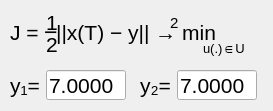
        <widget class="QWidget" name="tab_5">
         <attribute name="title">
          <string>Квадратичный</string>
         </attribute>
         <widget class="QLabel" name="label_J">
          <property name="geometry">
           <rect>
            <x>10</x>
            <y>20</y>
            <width>231</width>
            <height>25</height>
           </rect>
          </property>
          <property name="font">
           <font>
            <pointsize>16</pointsize>
           </font>
          </property>
          <property name="text">
           <string>J =   ||x(T) − y|| → min</string>
          </property>
         </widget>
         <widget class="QLabel" name="label_3">
          <property name="geometry">
           <rect>
            <x>203</x>
            <y>41</y>
            <width>42</width>
            <height>16</height>
           </rect>
          </property>
          <property name="font">
           <font>
            <pointsize>10</pointsize>
           </font>
          </property>
          <property name="text">
           <string>u(.)∈U</string>
          </property>
         </widget>
         <widget class="QLabel" name="label_5">
          <property name="geometry">
           <rect>
            <x>46</x>
            <y>10</y>
            <width>11</width>
            <height>25</height>
           </rect>
          </property>
          <property name="font">
           <font>
            <pointsize>16</pointsize>
           </font>
          </property>
          <property name="text">
           <string>1</string>
          </property>
         </widget>
         <widget class="QLabel" name="label_6">
          <property name="geometry">
           <rect>
            <x>44</x>
            <y>12</y>
            <width>23</width>
            <height>39</height>
           </rect>
          </property>
          <property name="font">
           <font>
            <pointsize>17</pointsize>
           </font>
          </property>
          <property name="text">
           <string>−</string>
          </property>
         </widget>
         <widget class="QLabel" name="label_7">
          <property name="geometry">
           <rect>
            <x>46</x>
            <y>32</y>
            <width>11</width>
            <height>25</height>
           </rect>
          </property>
          <property name="font">
           <font>
            <pointsize>16</pointsize>
           </font>
          </property>
          <property name="text">
           <string>2</string>
          </property>
         </widget>
         <widget class="QLabel" name="label_18">
          <property name="geometry">
           <rect>
            <x>170</x>
            <y>10</y>
            <width>11</width>
            <height>25</height>
           </rect>
          </property>
          <property name="font">
           <font>
            <pointsize>11</pointsize>
           </font>
          </property>
          <property name="text">
           <string>2</string>
          </property>
         </widget>
         <widget class="QWidget" name="layoutWidget">
          <property name="geometry">
           <rect>
            <x>140</x>
            <y>70</y>
            <width>124</width>
            <height>32</height>
           </rect>
          </property>
          <layout class="QFormLayout" name="formLayout_3">
           <item row="0" column="0">
            <widget class="QLabel" name="label_y2">
             <property name="font">
              <font>
               <pointsize>16</pointsize>
              </font>
             </property>
             <property name="text">
              <string>y₂=</string>
             </property>
            </widget>
           </item>
           <item row="0" column="1">
            <widget class="QLineEdit" name="lineEdit_y2">
             <property name="maximumSize">
              <size>
               <width>80</width>
               <height>30</height>
              </size>
             </property>
             <property name="font">
              <font>
               <pointsize>16</pointsize>
              </font>
             </property>
             <property name="text">
              <string>7.0000</string>
             </property>
            </widget>
           </item>
          </layout>
         </widget>
         <widget class="QWidget" name="layoutWidget">
          <property name="geometry">
           <rect>
            <x>10</x>
            <y>70</y>
            <width>124</width>
            <height>32</height>
           </rect>
          </property>
          <layout class="QFormLayout" name="formLayout_4">
           <item row="0" column="0">
            <widget class="QLabel" name="label_y1">
             <property name="font">
              <font>
               <pointsize>16</pointsize>
              </font>
             </property>
             <property name="text">
              <string>y₁=</string>
             </property>
            </widget>
           </item>
           <item row="0" column="1">
            <widget class="QLineEdit" name="lineEdit_y1">
             <property name="maximumSize">
              <size>
               <width>80</width>
               <height>30</height>
              </size>
             </property>
             <property name="font">
              <font>
               <pointsize>16</pointsize>
              </font>
             </property>
             <property name="text">
              <string>7.0000</string>
             </property>
            </widget>
           </item>
          </layout>
         </widget>
        </widget>
